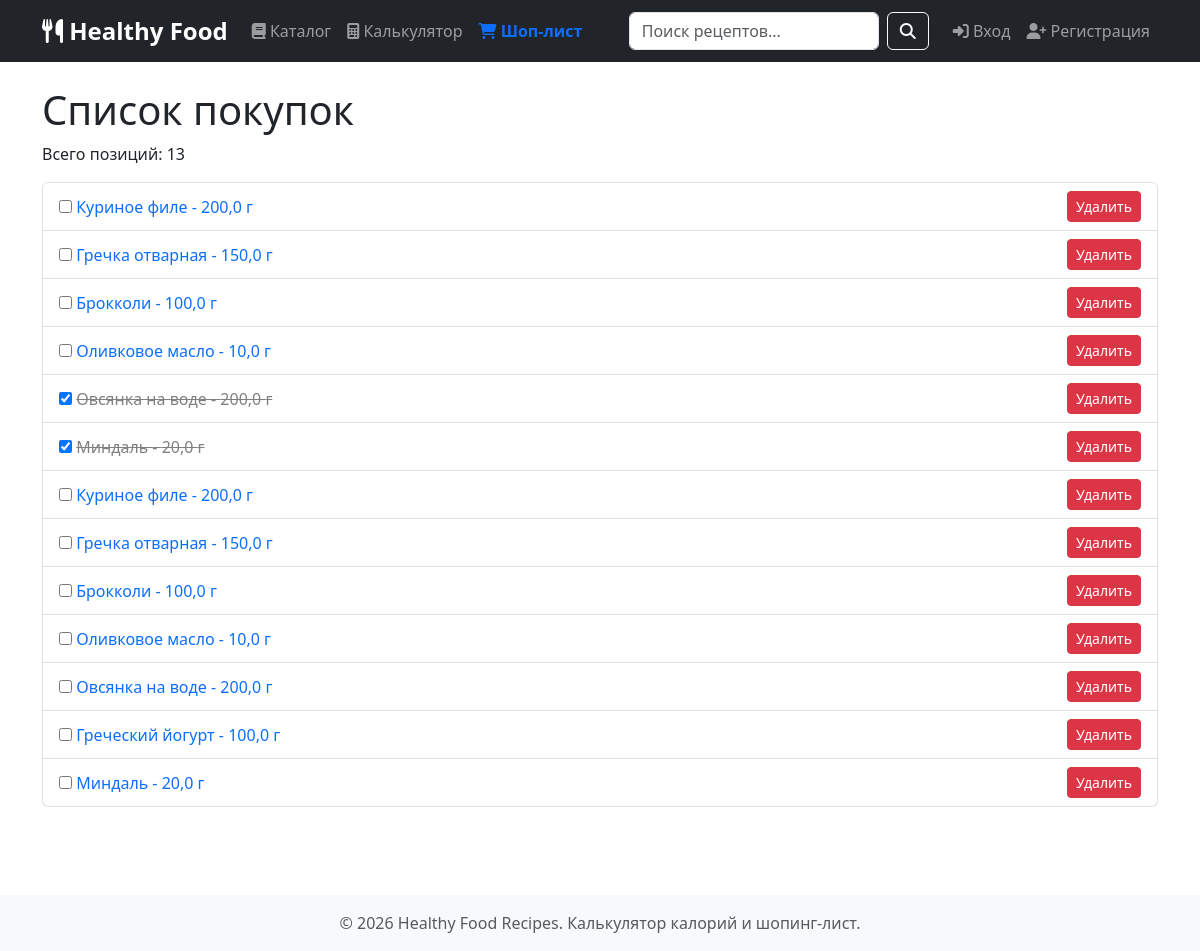
Before: /shopping-list/ with the older database file.
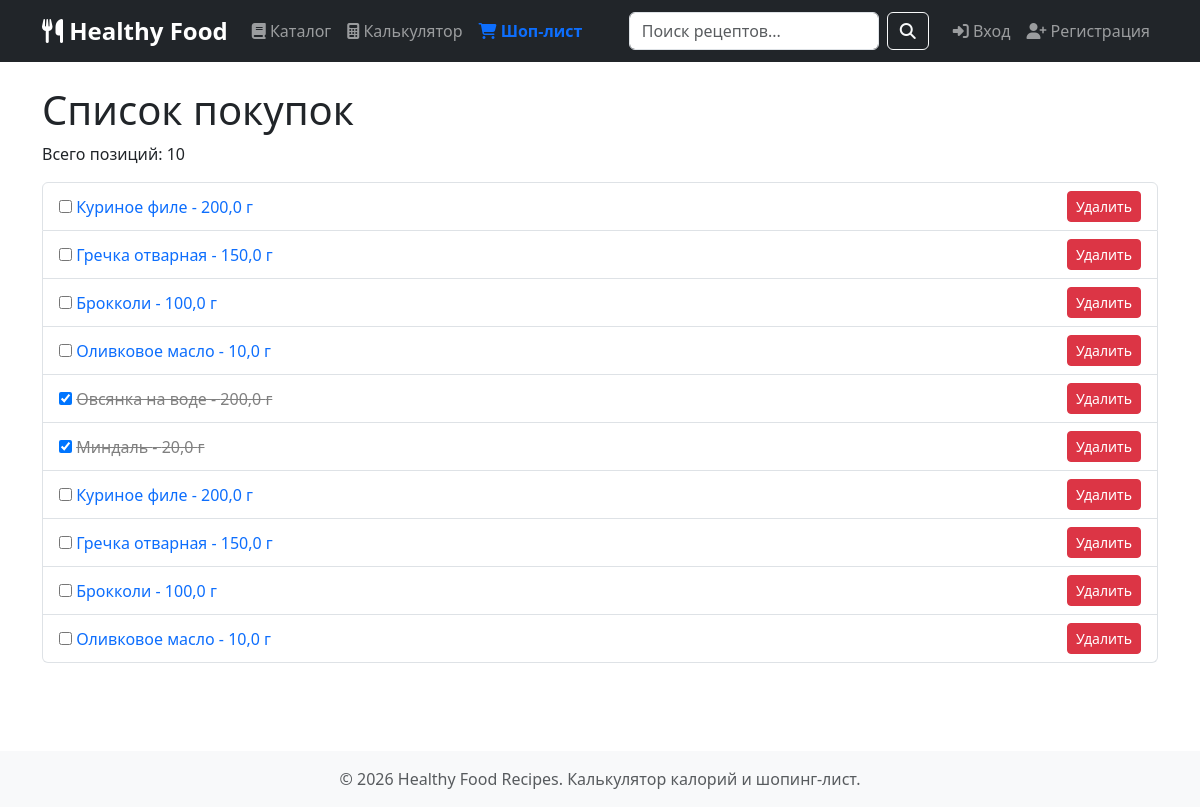
After: the same page with the newer database file.
### recipes/models.py (models this page shows, shortened)
class ShoppingList(models.Model):
    user = models.ForeignKey(User, on_delete=models.CASCADE, null=True, blank=True)
    session_key = models.CharField(max_length=40, null=True, blank=True)
    ingredient = models.ForeignKey(Ingredient, on_delete=models.CASCADE)
    quantity_grams = models.FloatField()
    checked = models.BooleanField(default=False)
    class Meta:
        verbose_name = 'Список покупок'
        verbose_name_plural = 'Списки покупок'

class Ingredient(models.Model):
    name = models.CharField(max_length=200)
    calories = models.FloatField(help_text='ккал на 100г')
    protein = models.FloatField()
    fat = models.FloatField()
    carbs = models.FloatField()
    class Meta:
        verbose_name = 'Ингредиент'
        verbose_name_plural = 'Ингредиенты'

### recipes/views.py (the view)
# urls.py: path('shopping-list/', views.shopping_list, name='shopping_list'),
def shopping_list(request):
    if request.user.is_authenticated:
        items = ShoppingList.objects.filter(user=request.user)
    else:
        session_key = request.session.session_key
        if not session_key:
            request.session.create()
            session_key = request.session.session_key
        items = ShoppingList.objects.filter(session_key=session_key)
    total_items = items.count()
    return render(request, 'recipes/shopping_list.html', {'items': items, 'total_items': total_items})

### recipes/templates/recipes/shopping_list.html (shortened to what this page needs)
{% extends 'base.html' %}
{% block content %}
<h1>Список покупок</h1>
<p>Всего позиций: {{ total_items }}</p>
<ul class="list-group mb-3">
    {% for item in items %}
    <li class="list-group-item d-flex justify-content-between align-items-center">
        <div>
            <a href="{% url 'toggle_shopping_item' item.id %}" style="text-decoration: none;">
                <input type="checkbox" {% if item.checked %}checked{% endif %} onchange="location.href='{% url 'toggle_shopping_item' item.id %}'">
                <span {% if item.checked %}style="text-decoration: line-through; color: gray;"{% endif %}>
                    {{ item.ingredient.name }} - {{ item.quantity_grams }} г
                </span>
            </a>
        </div>
        <a href="{% url 'remove_from_shopping_list' item.id %}" class="btn btn-danger btn-sm">Удалить</a>
    </li>
    {% empty %}
    <li class="list-group-item text-muted">Список покупок пуст. Добавьте рецепты!</li>
    {% endfor %}
</ul>
{% endblock %}

Changed rows visible on the page:
removed ShoppingList: ingredient.name "Овсянка на воде", quantity_grams "200,0"
removed ShoppingList: ingredient.name "Греческий йогурт", quantity_grams "100,0"
removed ShoppingList: ingredient.name "Миндаль", quantity_grams "20,0"
Other visible differences:
{{ total_items }}: "13" → "10"
